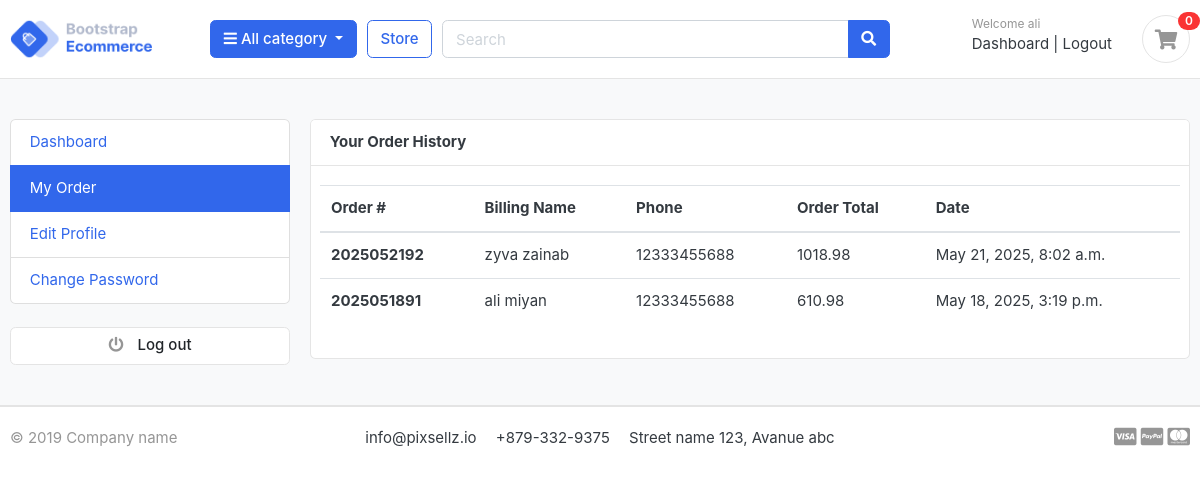
The app's page /accounts/myorders/ (signed in) with its own data.
### accounts/models.py (models this page shows, shortened)
class Account(AbstractBaseUser):
    first_name = models.CharField(max_length=50)
    last_name = models.CharField(max_length=50)
    username = models.CharField(max_length=50, unique=True)
    email = models.EmailField(max_length=100, unique=True)
    phone_number = models.CharField(max_length=50)
    date_joined = models.DateTimeField(auto_now_add=True)
    last_login = models.DateTimeField(auto_now=True)
    is_admin = models.BooleanField(default=False)
    is_staff = models.BooleanField(default=False)
    is_active = models.BooleanField(default=False)
    is_superadmin = models.BooleanField(default=False)
    USERNAME_FIELD = 'email'
    REQUIRED_FIELDS = ['username', 'first_name', 'last_name']
    objects = MyAccountManager()

### order/models.py (models this page shows, shortened)
class Order(models.Model):
    STATUS =(
        ('New','New'),
        ('Accepted','Accepted'),
        ('Completed','Completed'),
        ('Cancelled','Cancelled')
    )
    user = models.ForeignKey(Account, on_delete=models.SET_NULL, null=True, blank=True)
    payment = models.ForeignKey(Payment, on_delete=models.SET_NULL,blank=True,null=True)
    order_number = models.CharField(max_length=20)
    first_name = models.CharField(max_length=50)
    last_name = models.CharField(max_length=50)
    phone = models.IntegerField(null=True, blank=True)
    email = models.EmailField(max_length=50)
    address_line_1 = models.CharField(max_length=50)
    address_line_2 = models.CharField(max_length=50,blank=True)
    country = models.CharField(max_length=50)
    state = models.CharField(max_length=50)
    city = models.CharField(max_length=50)
    order_note = models.CharField(max_length=100,blank=True)
    order_total =models.FloatField()
    tax = models.FloatField()
    status = models.CharField(max_length=10,choices=STATUS,default='New')
    ip=models.CharField(blank=True,max_length=20)
    is_ordered = models.BooleanField(default=False)
    created_at = models.DateTimeField(auto_now_add=True)
    updated_at = models.DateTimeField(auto_now=True)
    def full_name(self):
        return f'{self.first_name} {self.last_name}'

### accounts/views.py (the view)
# urls.py: path('myorders/',views.myorders,name='myorders'),
def myorders(request):
    orders = Order.objects.filter(user=request.user, is_ordered=True).order_by('-created_at')
    context = {
        'orders' :orders
    }
    return render(request,'orders.html',context)

### cart/context_processors.py (called while the page is built)
def counter(request):
    cart_count = 0
    if 'admin' in request.path:
        return[]
    else:
        try:
            cart = Cart.objects.filter(cart_id=__cart_id(request))
            if request.user.is_authenticated:
                cart_item = CartItem.objects.all().filter(user=request.user)
            else:
                cart_item = CartItem.objects.all().filter(cart=cart[:1])
            for cart_quantity in cart_item:
                cart_count += cart_quantity.quantity
        except Cart.DoesNotExist:
            cart_count = 0
    return dict(cart_count=cart_count)

### cart/views.py (called while the page is built)
def __cart_id(request):
    cart = request.session.session_key
    if not cart:
        cart = request.session.create()  # Create a session if it doesn't exist
    return cart

### category/context_processors.py (called while the page is built)
def menu_links(request):
    links = Category.objects.all()
    return dict(links=links)

### category/models.py (called while the page is built)
    def get_url(self):
        return reverse('products_by_category',args=[self.slug])

### templates/orders.html (shortened to what this page needs)
{% extends 'base.html'%}
{% load static %}
{% block content %}
<section class="section-conten padding-y bg">
    <div class="container">
        <div class="row">
        {% include 'includes/dashboard_include.html' %}
        <main class="col-md-9">
            <article class="card" >
            <header class="card-header">
                <strong class="d-inline-block mr-3">Your Order History</strong>
            </header>
            <div class="card-body">
                <div class="row">
                    <table class="table table-hover">
  <thead>
    <tr>
      <th scope="col">Order #</th>
      <th scope="col">Billing Name</th>
      <th scope="col">Phone</th>
      <th scope="col">Order Total</th>
      <th scope="col">Date</th>
    </tr>
  </thead>
  <tbody>
    {% for order in orders%}
    <tr>
      <th scope="row">{{order.order_number }}</th>
      <td>{{order.full_name}}</td>
      <td>{{ order.phone}}</td>
      <td>{{ order.order_total}}</td>
      <td>{{ order.created_at}}</td>
    </tr>
    {% endfor %}
  </tbody>
</table>
                </div>
            </div>
            </article>
        </main>
    </div>
    </div>
    </section>
{% endblock %}

### templates/base.html (shortened to what this page needs)
{% load static %}
<!DOCTYPE HTML>
<html lang="en">
<head>
<link href="{% static 'css/bootstrap.css' %}" rel="stylesheet" type="text/css"/>
<link href="{% static 'fonts/fontawesome/css/all.min.css' %}" type="text/css" rel="stylesheet">
<link href="{% static 'css/ui.css' %}" rel="stylesheet" type="text/css"/>
<link href="{% static 'css/responsive.css' %}" rel="stylesheet" media="only screen and (max-width: 1200px)" />
<link href="{% static 'fonts/fontawesome/css/all.min.css' %}" type="text/css" rel="stylesheet">
<link rel="stylesheet" href="https://cdnjs.cloudflare.com/ajax/libs/font-awesome/5.15.4/css/all.min.css">
</head>
<body>
{% include 'includes/nav.html' %}
{% block content %}
{% endblock %}
{% include 'includes/footer.html' %}
</body>
</html>

### templates/includes/nav.html (shortened to what this page needs)
{% load static %}
<section class="header-main border-bottom">
	<div class="container">
<div class="row align-items-center">
	<div class="col-lg-2 col-md-3 col-6">
		<a href="{% url 'home' %}" class="brand-wrap">
			<img class="logo" src="{% static './images/logo.png' %}">
		</a>
	</div>
	<div class="col-lg col-sm col-md col-6 flex-grow-0">
		<div class="category-wrap dropdown d-inline-block float-right">
			<button type="button" class="btn btn-primary dropdown-toggle" data-toggle="dropdown">
				<i class="fa fa-bars"></i> All category
			</button>
		</div>
	</div>
	<a href="{% url 'store' %}" class="btn btn-outline-primary">Store</a>
	<div class="col-lg  col-md-6 col-sm-12 col">
		<form action="{% url 'search' %}" class="search" method="get">
			<div class="input-group w-100">
			    <input type="text" class="form-control" style="width:60%;" placeholder="Search" name="keyword">
			    <div class="input-group-append">
			      <button class="btn btn-primary" type="submit">
			        <i class="fa fa-search"></i>
			      </button>
			    </div>
		    </div>
		</form>
	</div>
	<div class="col-lg-3 col-sm-6 col-8 order-2 order-lg-3">
				<div class="d-flex justify-content-end mb-3 mb-lg-0">
					{% if user.id is None %}
					<div class="widget-header">
						<small class="title text-muted">Welcome guest!</small>
						<div>
							<a href="{% url 'login' %}">Sign in</a> <span class="dark-transp"> | </span>
							<a href="{% url 'register' %}"> Register</a>
						</div>
					</div>
					{% else %}
					<div class="widget-header">
						<small class="title text-muted">Welcome {{user.first_name}}</small>
						<div>
							<a href="{% url 'dashboard'%}">Dashboard</a> <span class="dark-transp"> | </span>
							<a href="{% url 'logout' %}"> Logout</a>
						</div>
					</div>
					{% endif %}
					<a href="{% url 'cart'%}" class="widget-header pl-3 ml-3">
						<div class="icon icon-sm rounded-circle border"><i class="fa fa-shopping-cart"></i></div>
						<span class="badge badge-pill badge-danger notify">{{ cart_count }}</span>
					</a>
				</div>
			</div>
</div>
	</div>
</section>

### templates/includes/dashboard_include.html
<aside class="col-md-3">
            <ul class="list-group">
                <a class="list-group-item {% if request.path == '/accounts/dashboard/' %}active{% endif %}" href="{% url 'dashboard' %}"> Dashboard </a>
                <a class="list-group-item {% if request.path == '/accounts/myorders/' %}active{% endif %}" href="{% url 'myorders' %}"> My Order </a>
                <a class="list-group-item" href="#"> Edit Profile </a>
                <a class="list-group-item" href="#">Change Password </a>
            </ul>
            <br>
            <a class="btn btn-light btn-block" href="{% url 'logout' %}"> <i class="fa fa-power-off"></i> <span class="text">Log out</span> </a>
 </aside>

### templates/includes/footer.html
<footer class="section-footer border-top">
	<div class="container">
		<section class="footer-bottom border-top row">
			<div class="col-md-2">
				<p class="text-muted"> &copy 2019 Company name </p>
			</div>
			<div class="col-md-8 text-md-center">
				<span  class="px-2">info@pixsellz.io</span>
				<span  class="px-2">+879-332-9375</span>
				<span  class="px-2">Street name 123, Avanue abc</span>
			</div>
			<div class="col-md-2 text-md-right text-muted">
				<i class="fab fa-lg fa-cc-visa"></i>
				<i class="fab fa-lg fa-cc-paypal"></i>
				<i class="fab fa-lg fa-cc-mastercard"></i>
			</div>
		</section>
	</div>
</footer>

### static/css/ui.css (style rules this page uses)
html { font-family: "Inter", sans-serif; font-size: 15px; }
.icon-xs, .icon-sm, .icon-md, .icon-lg { display: inline-block; text-align: center; flex-shrink: 0; flex-grow: 0; }
.icon-sm { width: 48px; height: 48px; line-height: 48px !important; font-size: 20px; }
.padding-y { padding-top: 40px; padding-bottom: 40px; }
article:after, .form-group:after { display: block; clear: both; content: ""; }
.bg { background-color: #f8f9fa; }
p:last-child { margin-bottom: 0; }
.header-main { position: relative; padding-top: 1rem; padding-bottom: 1rem; }
.brand-wrap .logo, .navbar-brand .logo { margin-right: 7px; max-height: 42px; display: inline-block; }
.widget-header { display: inline-block; vertical-align: middle; position: relative; }
.widget-header a { color: #343a40; }
.widget-header i { color: #969696; }
.widget-header .title { display: block; }
.widget-header .notify { position: absolute; top: -3px; right: -10px; }
.footer-bottom { padding-top: 20px; padding-bottom: 20px; }
.btn-light { background-color: #fff; border-color: #e4e4e4; }
.btn-light i { color: #969696; }
.btn i + .text { margin-left: 10px; }
.notify { position: absolute; top: -4px; right: -10px; display: inline-block; padding: 0.25em 0.6em; font-size: 12px; line-height: 1; text-align: center; border-radius: 3rem; color: #fff; background-color: #fa3434; }

### records on screen
Account: first_name "ali"
Order: order_number "2025052192", full_name "zyva zainab", phone "12333455688", order_total "1018.98", created_at "May 21, 2025, 8:02 a.m."
Order: order_number "2025051891", full_name "ali miyan", phone "12333455688", order_total "610.98", created_at "May 18, 2025, 3:19 p.m."

### other values on screen
{{ cart_count }} "0"
